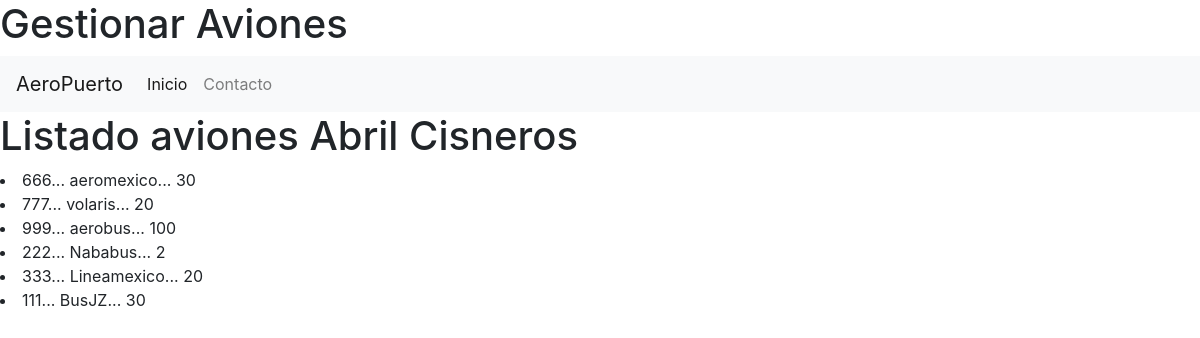
The page / on the database its author committed.
### aviones_app/models.py (models this page shows, shortened)
class Aviones(models.Model):
    codigo=models.CharField(primary_key=True,max_length=6)
    nombre=models.CharField(max_length=50)
    npasajero=models.IntegerField()

### aviones_app/views.py (the view)
# urls.py: path("",views.listadoAviones,name="listadoAviones")
def listadoAviones(request):
    losaviones=Aviones.objects.all()
    return render(request,"gestionarAviones.html",{"misaviones":losaviones})

### aviones_app/templates/gestionarAviones.html (shortened to what this page needs)
{% extends "base.html" %}
{% block cuerpo %}
    <h1> Gestionar Aviones</h1>
{% endblock %}</title>

### aviones_app/templates/base.html (shortened to what this page needs)
<!DOCTYPE html>
<html lang="en">
<head>
    <link rel="stylesheet" href="https://cdn.jsdelivr.net/npm/bootstrap@4.3.1/dist/css/bootstrap.min.css">
</head>
<body>
    {% block cuerpo %}
    {% endblock %}</title>
<nav class="navbar navbar-expand-lg navbar-light bg-light">
    <a class="navbar-brand" href="#">AeroPuerto</a>
    <div class="collapse navbar-collapse" id="navbarNav">
        <ul class="navbar-nav">
            <li class="nav-item active">
                <a class="nav-link" href="#">Inicio<span class="sr-only">(current)</span></a>
            </li>
            <li class="nav-item">
                <a class="nav-link" href="#">Contacto</a>
            </li>
        </ul>
    </div>
    </nav>
    <h1> Listado aviones Abril Cisneros</h1>
    {% for a in misaviones  %}
    <li> {{a.codigo}}... {{a.nombre}}... {{a.npasajero}}</li>
    {% endfor %}
</body>
</html>

### rows shown on the page
Aviones: codigo "666", nombre "aeromexico", npasajero "30"
Aviones: codigo "777", nombre "volaris", npasajero "20"
Aviones: codigo "999", nombre "aerobus", npasajero "100"
Aviones: codigo "222", nombre "Nababus", npasajero "2"
Aviones: codigo "333", nombre "Lineamexico", npasajero "20"
Aviones: codigo "111", nombre "BusJZ", npasajero "30"
